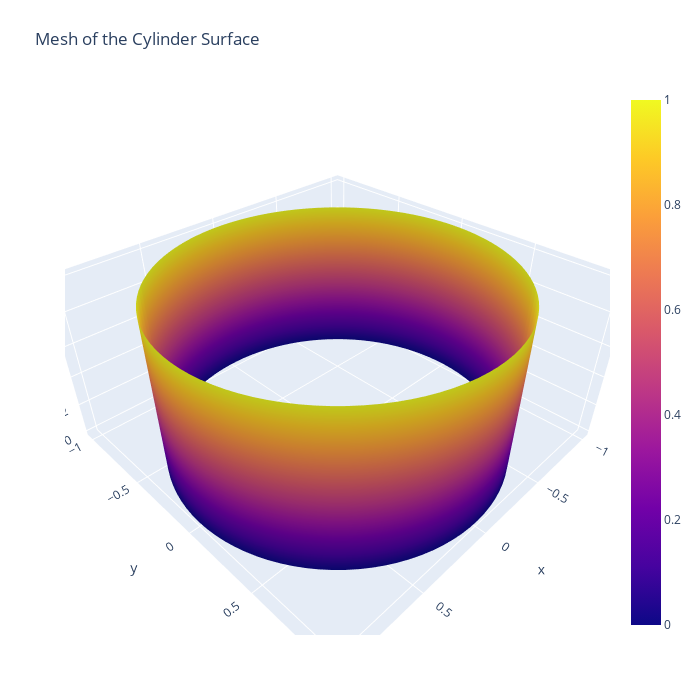

Write notebook code for a chart like this one.
### Code cell
import numpy as np
import plotly.graph_objects as go

theta = np.linspace(0, 2*np.pi, 100)
z = np.linspace(0, 1, 50)
theta_grid, z_grid = np.meshgrid(theta, z)

x = np.cos(theta_grid)
y = np.sin(theta_grid)

fig = go.Figure(data=[go.Surface(x=x, y=y, z=z_grid)])
fig.update_layout(title="Mesh of the Cylinder Surface", autosize=False,
                  width=700, height=700,
                  margin=dict(l=65, r=50, b=65, t=90))

fig.show()

### Figure 1 — Plotly figure (JSON) as saved in the notebook; plotly's stock layout.template omitted (floating-point values rounded to 4 significant figures; data arrays with more than 128 entries replaced by an {"elided": "..."} marker saying what was removed)
{"data": [{"type": "surface", "x": {"elided": "50x100 float values"}, "y": {"elided": "50x100 float values"}, "z": {"elided": "50x100 float values"}}], "layout": {"autosize": false, "height": 700, "margin": {"b": 65, "l": 65, "r": 50, "t": 90}, "title": {"text": "Mesh of the Cylinder Surface"}, "width": 700}}
